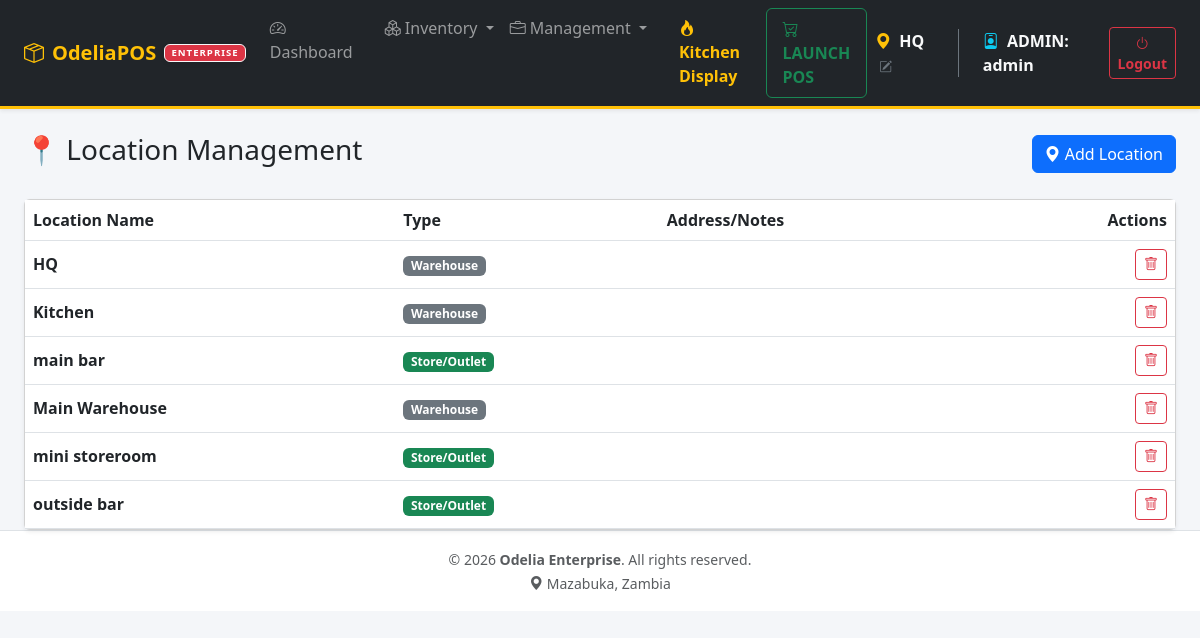
The app's page /index.php?page=locations (signed in) with its own data.
### tables this page shows
CREATE TABLE `locations` (
  `id` int NOT NULL AUTO_INCREMENT,
  `name` varchar(50) NOT NULL,
  `type` enum('store','kitchen','bar','warehouse') NOT NULL DEFAULT 'store',
  `can_sell` tinyint(1) DEFAULT '1',
  `can_receive_from_vendor` tinyint(1) DEFAULT '0',
  `address` text,
  `phone` varchar(50) DEFAULT '555-0000',
  PRIMARY KEY (`id`)
);

### src/locations.php (called while the page is built, shortened)
<?php
$locations = $pdo->query("SELECT * FROM locations ORDER BY name ASC")->fetchAll();
?>

### templates/locations.php (the view, shortened to what this page needs)
<div class="d-flex justify-content-between align-items-center mb-4">
    <h3>📍 Location Management</h3>
    <button class="btn btn-primary" data-bs-toggle="modal" data-bs-target="#locModal">
        <i class="bi bi-geo-alt-fill"></i> Add Location
    </button>
</div>
<div class="card shadow-sm">
    <div class="card-body p-0">
        <table class="table table-hover align-middle mb-0">
            <thead class="bg-light">
                <tr>
                    <th>Location Name</th>
                    <th>Type</th>
                    <th>Address/Notes</th>
                    <th class="text-end">Actions</th>
                </tr>
            </thead>
            <tbody>
                <?php foreach ($locations as $l): ?>
                <tr>
                    <td class="fw-bold"><?= htmlspecialchars($l['name']) ?></td>
                    <td>
                        <?php if ($l['type'] === 'warehouse'): ?>
                            <span class="badge bg-secondary">Warehouse</span>
                        <?php else: ?>
                            <span class="badge bg-success">Store/Outlet</span>
                        <?php endif; ?>
                    </td>
                    <td class="text-muted small"><?= htmlspecialchars($l['address'] ?? '-') ?></td>
                    <td class="text-end">
                        <form method="POST" action="index.php?page=locations" class="d-inline" onsubmit="return confirm('Delete <?= $l['name'] ?>?');">
                            <button class="btn btn-outline-danger btn-sm"><i class="bi bi-trash"></i></button>
                        </form>
                    </td>
                </tr>
                <?php endforeach; ?>
            </tbody>
        </table>
    </div>
</div>

### templates/header.php (style rules this page uses)
body { background-color: #f4f6f9; }

### records on screen
locations: name "HQ", type "Warehouse"
locations: name "Kitchen", type "Warehouse"
locations: name "main bar", type "Store/Outlet"
locations: name "Main Warehouse", type "Warehouse"
locations: name "mini storeroom", type "Store/Outlet"
locations: name "outside bar", type "Store/Outlet"

### other values on screen
APP_NAME "OdeliaPOS"
$tier "ENTERPRISE"
$_SESSION['location_name'] "HQ"
$role "ADMIN"
$_SESSION['username'] "admin"
